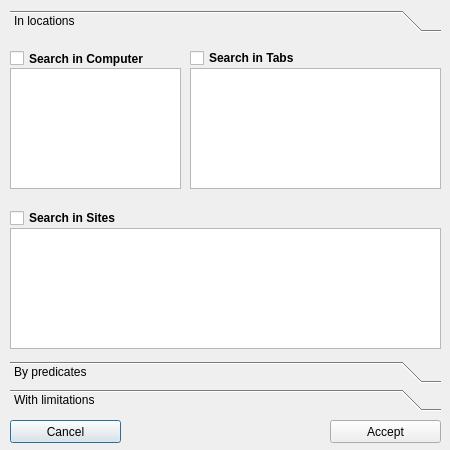
<?xml version="1.0" encoding="UTF-8"?>
<ui version="4.0">
 <class>SearchDialog</class>
 <widget class="QDialog" name="SearchDialog">
  <property name="geometry">
   <rect>
    <x>0</x>
    <y>0</y>
    <width>450</width>
    <height>450</height>
   </rect>
  </property>
  <property name="minimumSize">
   <size>
    <width>450</width>
    <height>450</height>
   </size>
  </property>
  <property name="maximumSize">
   <size>
    <width>450</width>
    <height>450</height>
   </size>
  </property>
  <property name="windowTitle">
   <string>Search Dialog</string>
  </property>
  <widget class="QPushButton" name="cancelButton">
   <property name="geometry">
    <rect>
     <x>10</x>
     <y>420</y>
     <width>111</width>
     <height>23</height>
    </rect>
   </property>
   <property name="text">
    <string>Cancel</string>
   </property>
  </widget>
  <widget class="QPushButton" name="acceptButton">
   <property name="geometry">
    <rect>
     <x>330</x>
     <y>420</y>
     <width>111</width>
     <height>23</height>
    </rect>
   </property>
   <property name="text">
    <string>Accept</string>
   </property>
  </widget>
  <widget class="QToolBox" name="toolBox">
   <property name="geometry">
    <rect>
     <x>10</x>
     <y>10</y>
     <width>431</width>
     <height>401</height>
    </rect>
   </property>
   <property name="frameShape">
    <enum>QFrame::NoFrame</enum>
   </property>
   <property name="currentIndex">
    <number>0</number>
   </property>
   <widget class="QWidget" name="page">
    <property name="geometry">
     <rect>
      <x>0</x>
      <y>0</y>
      <width>431</width>
      <height>320</height>
     </rect>
    </property>
    <attribute name="label">
     <string>In locations</string>
    </attribute>
    <widget class="QListWidget" name="tabsList">
     <property name="geometry">
      <rect>
       <x>180</x>
       <y>30</y>
       <width>251</width>
       <height>121</height>
      </rect>
     </property>
    </widget>
    <widget class="QCheckBox" name="inSites">
     <property name="geometry">
      <rect>
       <x>0</x>
       <y>170</y>
       <width>121</width>
       <height>20</height>
      </rect>
     </property>
     <property name="font">
      <font>
       <weight>75</weight>
       <bold>true</bold>
      </font>
     </property>
     <property name="toolTip">
      <string>Search in VKontakte</string>
     </property>
     <property name="text">
      <string>Search in Sites</string>
     </property>
    </widget>
    <widget class="QCheckBox" name="inTabs">
     <property name="geometry">
      <rect>
       <x>180</x>
       <y>10</y>
       <width>121</width>
       <height>20</height>
      </rect>
     </property>
     <property name="font">
      <font>
       <weight>75</weight>
       <bold>true</bold>
      </font>
     </property>
     <property name="toolTip">
      <string>Search in VKontakte</string>
     </property>
     <property name="text">
      <string>Search in Tabs</string>
     </property>
    </widget>
    <widget class="QListWidget" name="sitesList">
     <property name="geometry">
      <rect>
       <x>0</x>
       <y>190</y>
       <width>431</width>
       <height>121</height>
      </rect>
     </property>
    </widget>
    <widget class="QListWidget" name="driveList">
     <property name="geometry">
      <rect>
       <x>0</x>
       <y>30</y>
       <width>171</width>
       <height>121</height>
      </rect>
     </property>
    </widget>
    <widget class="QCheckBox" name="inComputer">
     <property name="geometry">
      <rect>
       <x>0</x>
       <y>10</y>
       <width>141</width>
       <height>21</height>
      </rect>
     </property>
     <property name="font">
      <font>
       <weight>75</weight>
       <bold>true</bold>
      </font>
     </property>
     <property name="toolTip">
      <string>Search in VKontakte</string>
     </property>
     <property name="text">
      <string>Search in Computer</string>
     </property>
    </widget>
   </widget>
   <widget class="QWidget" name="page_2">
    <property name="geometry">
     <rect>
      <x>0</x>
      <y>0</y>
      <width>431</width>
      <height>320</height>
     </rect>
    </property>
    <attribute name="label">
     <string>By predicates</string>
    </attribute>
    <widget class="QPushButton" name="addStylePredicate">
     <property name="geometry">
      <rect>
       <x>410</x>
       <y>20</y>
       <width>21</width>
       <height>24</height>
      </rect>
     </property>
     <property name="font">
      <font>
       <pointsize>10</pointsize>
       <weight>75</weight>
       <bold>true</bold>
      </font>
     </property>
     <property name="text">
      <string>+</string>
     </property>
    </widget>
    <widget class="QComboBox" name="stylePredicate">
     <property name="geometry">
      <rect>
       <x>220</x>
       <y>21</y>
       <width>191</width>
       <height>22</height>
      </rect>
     </property>
    </widget>
    <widget class="QPushButton" name="addPredicate">
     <property name="geometry">
      <rect>
       <x>190</x>
       <y>20</y>
       <width>21</width>
       <height>24</height>
      </rect>
     </property>
     <property name="font">
      <font>
       <pointsize>10</pointsize>
       <weight>75</weight>
       <italic>false</italic>
       <bold>true</bold>
       <stylestrategy>PreferAntialias</stylestrategy>
      </font>
     </property>
     <property name="text">
      <string>+</string>
     </property>
    </widget>
    <widget class="QListWidget" name="stylePredicates">
     <property name="geometry">
      <rect>
       <x>220</x>
       <y>51</y>
       <width>211</width>
       <height>261</height>
      </rect>
     </property>
    </widget>
    <widget class="QListWidget" name="textPredicates">
     <property name="geometry">
      <rect>
       <x>0</x>
       <y>51</y>
       <width>211</width>
       <height>261</height>
      </rect>
     </property>
    </widget>
    <widget class="QLineEdit" name="textPredicate">
     <property name="geometry">
      <rect>
       <x>0</x>
       <y>21</y>
       <width>191</width>
       <height>22</height>
      </rect>
     </property>
    </widget>
    <widget class="QLabel" name="label">
     <property name="geometry">
      <rect>
       <x>80</x>
       <y>0</y>
       <width>61</width>
       <height>20</height>
      </rect>
     </property>
     <property name="font">
      <font>
       <weight>75</weight>
       <bold>true</bold>
      </font>
     </property>
     <property name="text">
      <string>Sentences</string>
     </property>
    </widget>
    <widget class="QLabel" name="label_2">
     <property name="geometry">
      <rect>
       <x>310</x>
       <y>0</y>
       <width>51</width>
       <height>20</height>
      </rect>
     </property>
     <property name="font">
      <font>
       <weight>75</weight>
       <bold>true</bold>
      </font>
     </property>
     <property name="text">
      <string>Genres</string>
     </property>
    </widget>
   </widget>
   <widget class="QWidget" name="page_3">
    <property name="geometry">
     <rect>
      <x>0</x>
      <y>0</y>
      <width>431</width>
      <height>320</height>
     </rect>
    </property>
    <attribute name="label">
     <string>With limitations</string>
    </attribute>
    <widget class="QGroupBox" name="groupBox_4">
     <property name="geometry">
      <rect>
       <x>0</x>
       <y>90</y>
       <width>431</width>
       <height>61</height>
      </rect>
     </property>
     <property name="title">
      <string>Search In</string>
     </property>
     <widget class="QCheckBox" name="byPopular">
      <property name="geometry">
       <rect>
        <x>10</x>
        <y>16</y>
        <width>101</width>
        <height>17</height>
       </rect>
      </property>
      <property name="font">
       <font>
        <weight>75</weight>
        <bold>true</bold>
       </font>
      </property>
      <property name="text">
       <string>In popular</string>
      </property>
     </widget>
     <widget class="QCheckBox" name="byOwns">
      <property name="geometry">
       <rect>
        <x>10</x>
        <y>40</y>
        <width>101</width>
        <height>17</height>
       </rect>
      </property>
      <property name="font">
       <font>
        <weight>75</weight>
        <bold>true</bold>
       </font>
      </property>
      <property name="text">
       <string>In owns</string>
      </property>
     </widget>
     <widget class="QCheckBox" name="byOrigins">
      <property name="geometry">
       <rect>
        <x>150</x>
        <y>20</y>
        <width>121</width>
        <height>17</height>
       </rect>
      </property>
      <property name="font">
       <font>
        <weight>75</weight>
        <bold>true</bold>
       </font>
      </property>
      <property name="text">
       <string>In originals only</string>
      </property>
     </widget>
     <widget class="QCheckBox" name="byForeign">
      <property name="geometry">
       <rect>
        <x>150</x>
        <y>40</y>
        <width>111</width>
        <height>17</height>
       </rect>
      </property>
      <property name="font">
       <font>
        <weight>75</weight>
        <bold>true</bold>
       </font>
      </property>
      <property name="text">
       <string>In foreign</string>
      </property>
     </widget>
    </widget>
    <widget class="QGroupBox" name="groupBox">
     <property name="geometry">
      <rect>
       <x>0</x>
       <y>0</y>
       <width>431</width>
       <height>81</height>
      </rect>
     </property>
     <property name="title">
      <string>Search By</string>
     </property>
     <widget class="QRadioButton" name="byTitle">
      <property name="geometry">
       <rect>
        <x>10</x>
        <y>20</y>
        <width>51</width>
        <height>17</height>
       </rect>
      </property>
      <property name="font">
       <font>
        <weight>75</weight>
        <bold>true</bold>
       </font>
      </property>
      <property name="text">
       <string>Title</string>
      </property>
      <property name="checked">
       <bool>true</bool>
      </property>
     </widget>
     <widget class="QRadioButton" name="byTag">
      <property name="enabled">
       <bool>false</bool>
      </property>
      <property name="geometry">
       <rect>
        <x>220</x>
        <y>20</y>
        <width>51</width>
        <height>17</height>
       </rect>
      </property>
      <property name="font">
       <font>
        <weight>75</weight>
        <bold>true</bold>
       </font>
      </property>
      <property name="text">
       <string>Tag</string>
      </property>
     </widget>
     <widget class="QRadioButton" name="byArtist">
      <property name="geometry">
       <rect>
        <x>30</x>
        <y>40</y>
        <width>161</width>
        <height>17</height>
       </rect>
      </property>
      <property name="font">
       <font>
        <weight>75</weight>
        <bold>true</bold>
       </font>
      </property>
      <property name="text">
       <string>by artist if possible</string>
      </property>
      <property name="checked">
       <bool>false</bool>
      </property>
     </widget>
     <widget class="QRadioButton" name="bySong">
      <property name="geometry">
       <rect>
        <x>30</x>
        <y>60</y>
        <width>161</width>
        <height>17</height>
       </rect>
      </property>
      <property name="font">
       <font>
        <weight>75</weight>
        <bold>true</bold>
       </font>
      </property>
      <property name="text">
       <string>by song title if possible</string>
      </property>
      <property name="checked">
       <bool>false</bool>
      </property>
     </widget>
    </widget>
   </widget>
  </widget>
 </widget>
 <resources/>
 <connections/>
</ui>
